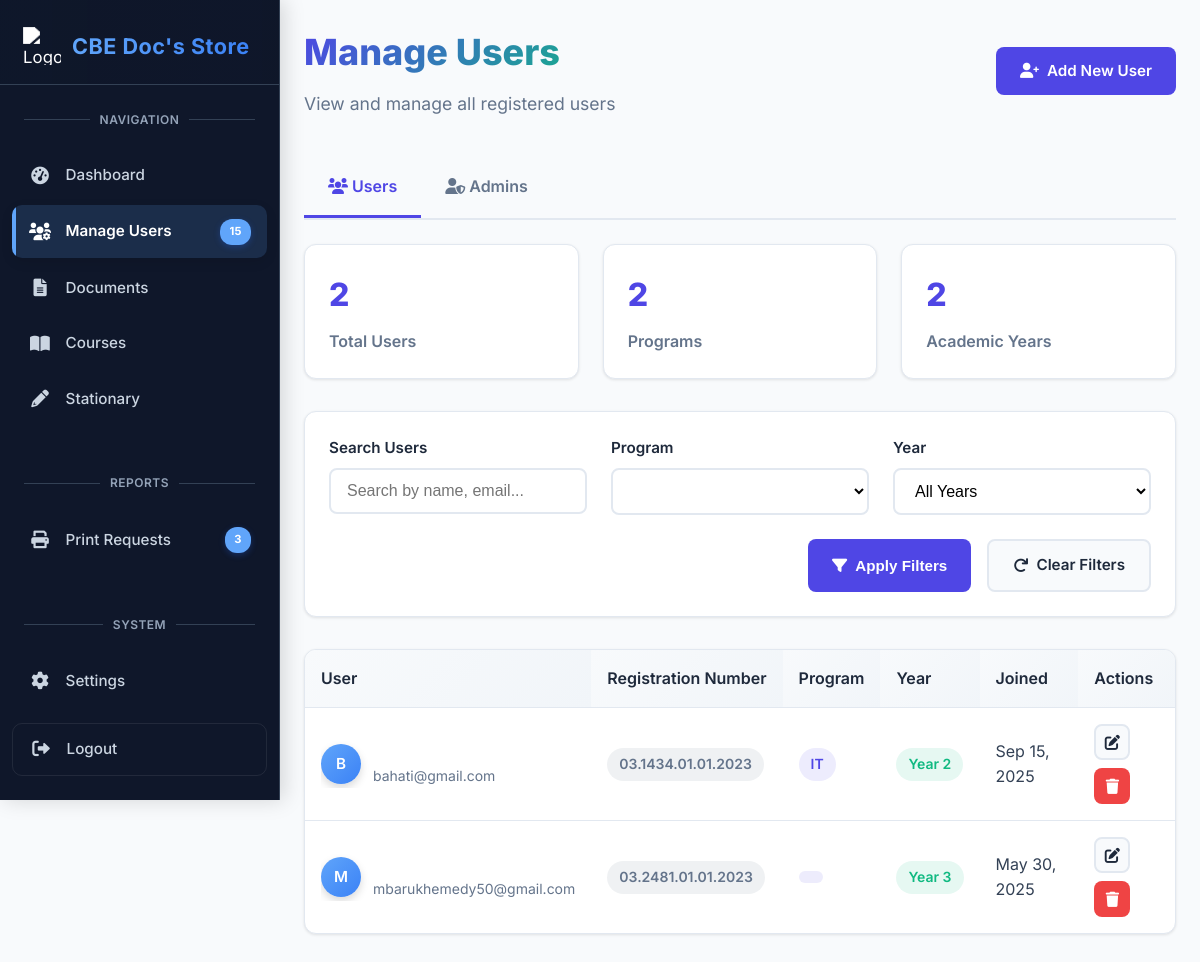
Before: /admin/manage_users.php (signed in) with the older database file.
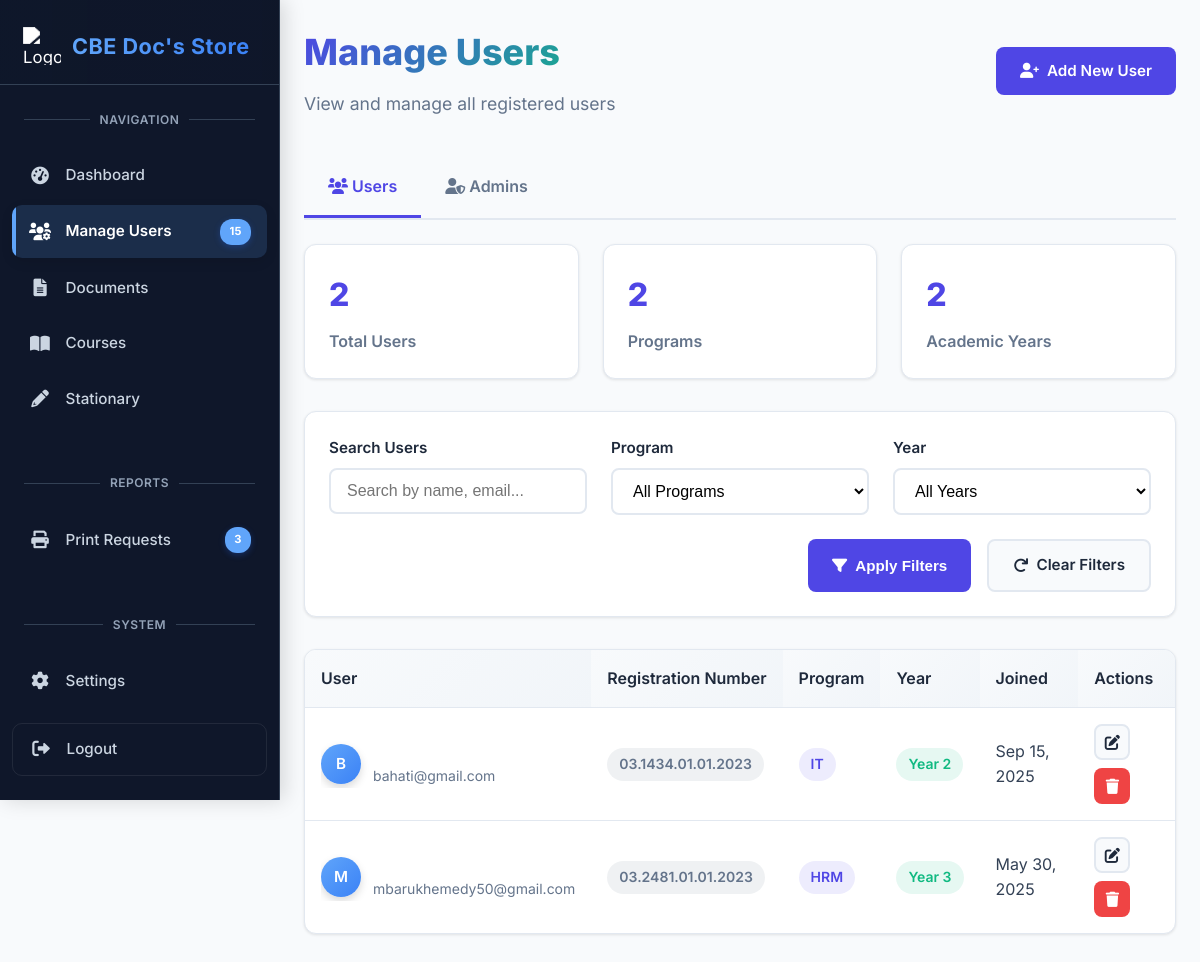
After: the same page with the newer database file.
### tables this page shows
CREATE TABLE `users` (
  `user_id` int(11) NOT NULL,
  `fullname` varchar(100) NOT NULL,
  `email` varchar(100) NOT NULL,
  `reg` varchar(20) NOT NULL,
  `password` varchar(255) NOT NULL,
  `program` varchar(20) NOT NULL,
  `year` varchar(10) NOT NULL,
  `profile_picture` varchar(255) DEFAULT NULL,
  `last_seen` datetime DEFAULT NULL,
  `created_at` timestamp NULL DEFAULT current_timestamp(),
  `email_notifications` tinyint(1) DEFAULT 1,
  `course_updates` tinyint(1) DEFAULT 1,
  `assignment_alerts` tinyint(1) DEFAULT 1,
  `newsletter` tinyint(1) DEFAULT 1,
  `profile_visibility` tinyint(1) DEFAULT 1,
  `show_email` tinyint(1) DEFAULT 0,
  `data_collection` tinyint(1) DEFAULT 1
);

### admin/manage_users.php (the view, shortened to what the changed rows need)
<?php
include("../connection.php");
$section = isset($_GET['section']) ? $conn->real_escape_string($_GET['section']) : 'users';
$program_filter = isset($_GET['program']) ? $conn->real_escape_string($_GET['program']) : '';
if ($section === 'users') {
    $query_params = [];
    $count_query = "SELECT COUNT(*) as total FROM users";
    $count_stmt = $conn->prepare($count_query);
    $count_stmt->execute();
    $count_result = $count_stmt->get_result();
    $total_records = $count_result->fetch_assoc()['total'];
    $per_page = 10;
    $total_pages = ceil($total_records / $per_page);
    $current_page = isset($_GET['page']) ? max(1, min($total_pages, intval($_GET['page']))) : 1;
    $offset = ($current_page - 1) * $per_page;
    $query = "SELECT user_id, fullname, email, reg, program, year, created_at FROM users";
    $query .= " ORDER BY created_at DESC LIMIT ? OFFSET ?";
    $stmt = $conn->prepare($query);
    if (!empty($query_params)) {
        $types = str_repeat('s', count($query_params)) . 'ii';
        $params = array_merge($query_params, [$per_page, $offset]);
        $stmt->bind_param($types, ...$params);
    } else {
        $stmt->bind_param("ii", $per_page, $offset);
    }
    $stmt->execute();
    $result = $stmt->get_result();
    $records = $result->fetch_all(MYSQLI_ASSOC);
    $programs_result = $conn->query("SELECT DISTINCT program FROM users WHERE program IS NOT NULL ORDER BY program");
    $programs = [];
    while ($row = $programs_result->fetch_assoc()) {
        $programs[] = $row['program'];
    }
}
?>
<!DOCTYPE html>
<html lang="en">
<head>
    <link rel="stylesheet" href="https://cdnjs.cloudflare.com/ajax/libs/font-awesome/6.4.0/css/all.min.css">
</head>
<body>
    <?php include('sidebar.php'); ?>
    <main class="main-content">
        <div class="page-header">
            <div>
                <h1 class="page-title">Manage <?php echo ucfirst($section); ?></h1>
            </div>
        </div>
        <div class="filters-container">
            <form method="GET" action="manage_users.php">
                <div class="filter-row">
                    <?php if ($section === 'users'): ?>
                        <div class="filter-group">
                            <label class="filter-label">Program</label>
                            <select name="program" class="filter-select">
                                <option value="">All Programs</option>
                                <?php foreach ($programs as $program): ?>
                                    <option value="<?php echo htmlspecialchars($program); ?>" <?php echo $program_filter === $program ? 'selected' : ''; ?>>
                                    </option>
                                <?php endforeach; ?>
                            </select>
                        </div>
                        <div class="filter-group">
                            <label class="filter-label">Year</label>
                            <select name="year" class="filter-select">
                                <option value="">All Years</option>
                            </select>
                        </div>
                    <?php endif; ?>
                </div>
            </form>
        </div>
        <div class="users-table-container">
            <?php if (empty($records)): ?>
                <div class="no-users">
                    <i class="fas fa-<?php echo $section === 'users' ? 'users' : 'user-shield'; ?>"></i>
                    <h3>No <?php echo $section; ?> found</h3>
                    <p>Try adjusting your search or filters.</p>
                </div>
            <?php else: ?>
                <table class="users-table">
                    <thead>
                        <tr>
                            <?php if ($section === 'users'): ?>
                                <th>User</th>
                                <th>Registration Number</th>
                                <th>Program</th>
                                <th>Year</th>
                                <th>Joined</th>
                            <?php endif; ?>
                            <th>Actions</th>
                        </tr>
                    </thead>
                    <tbody>
                        <?php foreach ($records as $record): ?>
                            <tr>
                                <?php if ($section === 'users'): ?>
                                    <td>
                                        <div class="user-info">
                                            <div class="user-avatar">
                                                <?php echo strtoupper(substr($record['fullname'], 0, 1)); ?>
                                            </div>
                                            <div class="user-details">
                                                <span class="user-name"><?php echo htmlspecialchars($record['fullname']); ?></span>
                                                <span class="user-email"><?php echo htmlspecialchars($record['email']); ?></span>
                                            </div>
                                        </div>
                                    </td>
                                    <td>
                                        <span class="badge badge-gray"><?php echo htmlspecialchars($record['reg']); ?></span>
                                    </td>
                                    <td>
                                        <span class="badge badge-primary"><?php echo htmlspecialchars($record['program']); ?></span>
                                    </td>
                                    <td>
                                        <span class="badge badge-success">Year <?php echo htmlspecialchars($record['year']); ?></span>
                                    </td>
                                    <td>
                                        <?php echo date('M j, Y', strtotime($record['created_at'])); ?>
                                    </td>
                                    <td>
                                        <div class="action-buttons">
                                            <a href="edit_user.php?id=<?php echo $record['user_id']; ?>" class="btn btn-icon btn-secondary" title="Edit User">
                                                <i class="fas fa-edit"></i>
                                            </a>
                                            <form method="POST" style="display: inline;">
                                                <button type="submit" name="delete_user" class="btn btn-icon btn-danger"
                                                        onclick="return confirm('Are you sure you want to delete this user? This action cannot be undone.')" title="Delete User">
                                                    <i class="fas fa-trash"></i>
                                                </button>
                                            </form>
                                        </div>
                                    </td>
                                <?php endif; ?>
                            </tr>
                        <?php endforeach; ?>
                    </tbody>
                </table>
            <?php endif; ?>
        </div>
    </main>
</body>
</html>

Changed rows visible on the page:
changed users "mbarukhemedy50@gmail.com": program (not shown) → "HRM"
Other visible differences:
form field program: (not shown) → "All Programs"
